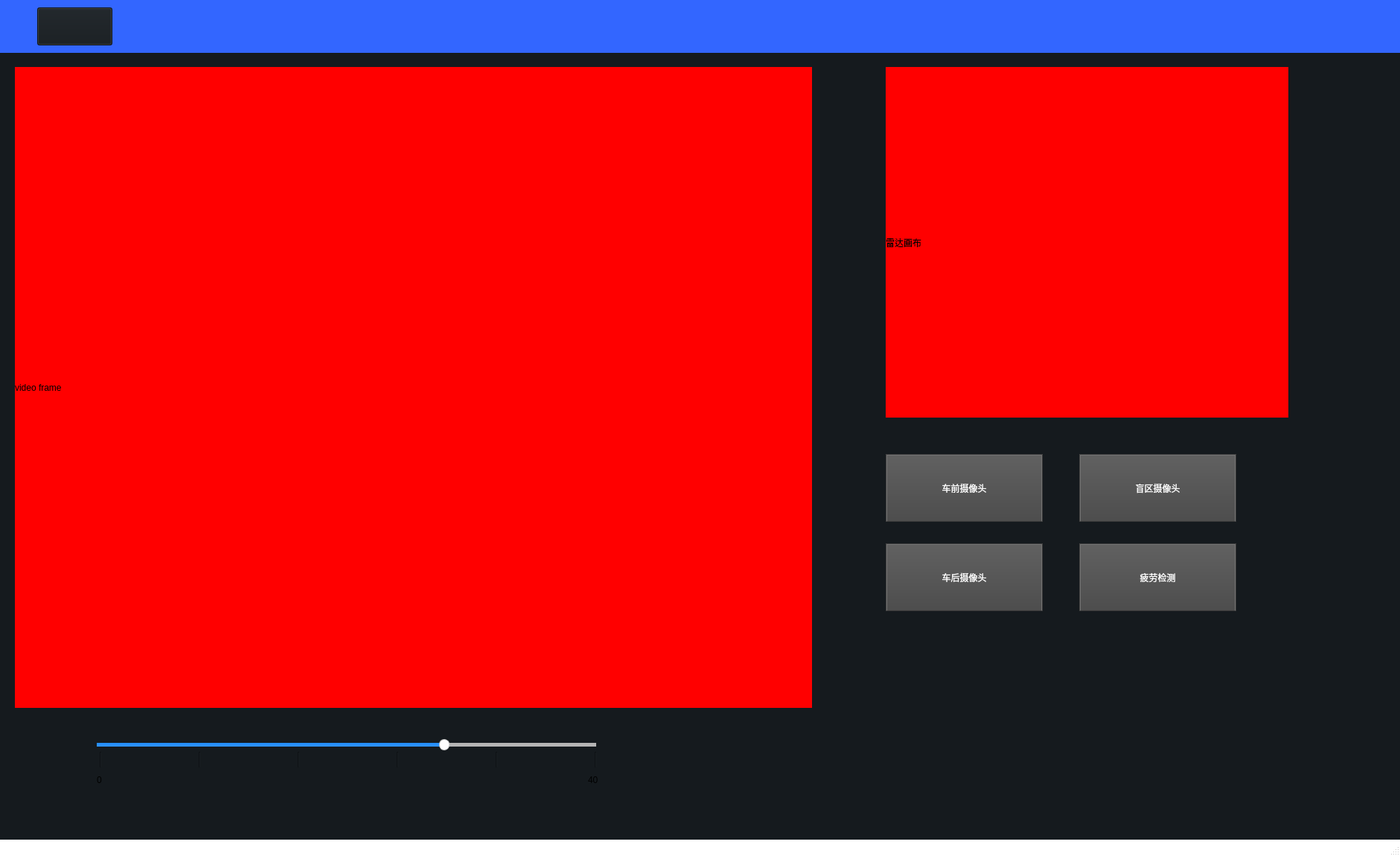
<?xml version="1.0" encoding="UTF-8"?>
<ui version="4.0">
 <class>MainWindow</class>
 <widget class="QMainWindow" name="MainWindow">
  <property name="geometry">
   <rect>
    <x>0</x>
    <y>0</y>
    <width>1881</width>
    <height>1150</height>
   </rect>
  </property>
  <property name="windowTitle">
   <string>MainWindow</string>
  </property>
  <property name="styleSheet">
   <string notr="true">QMainWindow {
background-color:white
}</string>
  </property>
  <widget class="QWidget" name="centralwidget">
   <property name="styleSheet">
    <string notr="true">
QWidget {
	background-color:#151a1e;
	border-image:url(./background.jpg)
	color: rgb(240, 240, 240);
	border-color: rgb(58, 58, 58);
}

QMainWindow {
	background-color:#151a1e;
}</string>
   </property>
   <widget class="QLabel" name="label">
    <property name="geometry">
     <rect>
      <x>20</x>
      <y>90</y>
      <width>1071</width>
      <height>861</height>
     </rect>
    </property>
    <property name="styleSheet">
     <string notr="true">QLabel{background-color:red}</string>
    </property>
    <property name="text">
     <string>video frame</string>
    </property>
   </widget>
   <widget class="QPushButton" name="pushButton_2">
    <property name="geometry">
     <rect>
      <x>1190</x>
      <y>730</y>
      <width>211</width>
      <height>91</height>
     </rect>
    </property>
    <property name="styleSheet">
     <string notr="true">
QPushButton{
	border-style: outset;
	border-width: 2px;
	border-top-color: qlineargradient(spread:pad, x1:0.5, y1:0.6, x2:0.5, y2:0.4, stop:0 rgba(115, 115, 115, 255), stop:1 rgba(62, 62, 62, 255));
	border-right-color: qlineargradient(spread:pad, x1:0.4, y1:0.5, x2:0.6, y2:0.5, stop:0 rgba(115, 115, 115, 255), stop:1 rgba(62, 62, 62, 255));
	border-left-color: qlineargradient(spread:pad, x1:0.6, y1:0.5, x2:0.4, y2:0.5, stop:0 rgba(115, 115, 115, 255), stop:1 rgba(62, 62, 62, 255));
	border-bottom-color: rgb(58, 58, 58);
	border-bottom-width: 1px;
	border-style: solid;
	color: rgb(255, 255, 255);
	padding: 6px;
	background-color: qlineargradient(spread:pad, x1:0.5, y1:1, x2:0.5, y2:0, stop:0 rgba(77, 77, 77, 255), stop:1 rgba(97, 97, 97, 255));
}

QPushButton:hover{
	border-style: outset;
	border-width: 2px;
	border-top-color: qlineargradient(spread:pad, x1:0.5, y1:0.6, x2:0.5, y2:0.4, stop:0 rgba(180, 180, 180, 255), stop:1 rgba(110, 110, 110, 255));
	border-right-color: qlineargradient(spread:pad, x1:0.4, y1:0.5, x2:0.6, y2:0.5, stop:0 rgba(180, 180, 180, 255), stop:1 rgba(110, 110, 110, 255));
	border-left-color: qlineargradient(spread:pad, x1:0.6, y1:0.5, x2:0.4, y2:0.5, stop:0 rgba(180, 180, 180, 255), stop:1 rgba(110, 110, 110, 255));
	border-bottom-color: rgb(115, 115, 115);
	border-bottom-width: 1px;
	border-style: solid;
	color: rgb(255, 255, 255);
	padding: 6px;
	background-color: qlineargradient(spread:pad, x1:0.5, y1:1, x2:0.5, y2:0, stop:0 rgba(107, 107, 107, 255), stop:1 rgba(157, 157, 157, 255));
}

QPushButton:pressed{
	border-style: outset;
	border-width: 2px;
	border-top-color: qlineargradient(spread:pad, x1:0.5, y1:0.6, x2:0.5, y2:0.4, stop:0 rgba(62, 62, 62, 255), stop:1 rgba(22, 22, 22, 255));
	border-right-color: qlineargradient(spread:pad, x1:0.4, y1:0.5, x2:0.6, y2:0.5, stop:0 rgba(115, 115, 115, 255), stop:1 rgba(62, 62, 62, 255));
	border-left-color: qlineargradient(spread:pad, x1:0.6, y1:0.5, x2:0.4, y2:0.5, stop:0 rgba(115, 115, 115, 255), stop:1 rgba(62, 62, 62, 255));
	border-bottom-color: rgb(58, 58, 58);
	border-bottom-width: 1px;
	border-style: solid;
	color: rgb(255, 255, 255);
	padding: 6px;
	background-color: qlineargradient(spread:pad, x1:0.5, y1:1, x2:0.5, y2:0, stop:0 rgba(77, 77, 77, 255), stop:1 rgba(97, 97, 97, 255));
}
</string>
    </property>
    <property name="text">
     <string>车后摄像头</string>
    </property>
   </widget>
   <widget class="QSlider" name="horizontalSlider">
    <property name="geometry">
     <rect>
      <x>130</x>
      <y>990</y>
      <width>671</width>
      <height>20</height>
     </rect>
    </property>
    <property name="styleSheet">
     <string notr="true">
QSlider::groove:horizontal {
	height: 5px;
	background-color: qlineargradient(spread:pad, x1:0.5, y1:1, x2:0.5, y2:0, stop:0 rgba(49, 147, 250, 255), stop:1 rgba(34, 142, 255, 255));
}
QSlider::groove:vertical {
	width: 5px;
	background-color: qlineargradient(spread:pad, x1:0.5, y1:1, x2:0.5, y2:0, stop:0 rgba(49, 147, 250, 255), stop:1 rgba(34, 142, 255, 255));
}
QSlider::handle:horizontal {
	background: rgb(253,253,253);
	border-style: solid;
	border-width: 1px;
	border-color: rgb(207,207,207);
	width: 12px;
	margin: -5px 0;
	border-radius: 7px;
}
QSlider::handle:vertical {
	background: rgb(253,253,253);
	border-style: solid;
	border-width: 1px;
	border-color: rgb(207,207,207);
	height: 12px;
	margin: 0 -5px;
	border-radius: 7px;
}
QSlider::add-page:horizontal {
    background: rgb(181,181,181);
}
QSlider::add-page:vertical {
    background: rgb(181,181,181);
}
QSlider::sub-page:horizontal {
    background-color: qlineargradient(spread:pad, x1:0.5, y1:1, x2:0.5, y2:0, stop:0 rgba(49, 147, 250, 255), stop:1 rgba(34, 142, 255, 255));
}
QSlider::sub-page:vertical {
    background-color: qlineargradient(spread:pad, y1:0.5, x1:1, y2:0.5, x2:0, stop:0 rgba(49, 147, 250, 255), stop:1 rgba(34, 142, 255, 255));
}</string>
    </property>
    <property name="maximum">
     <number>1000</number>
    </property>
    <property name="value">
     <number>700</number>
    </property>
    <property name="orientation">
     <enum>Qt::Horizontal</enum>
    </property>
    <property name="tickPosition">
     <enum>QSlider::TicksBelow</enum>
    </property>
    <property name="tickInterval">
     <number>20</number>
    </property>
   </widget>
   <widget class="QPushButton" name="pushButton_3">
    <property name="geometry">
     <rect>
      <x>1190</x>
      <y>610</y>
      <width>211</width>
      <height>91</height>
     </rect>
    </property>
    <property name="styleSheet">
     <string notr="true">
QPushButton{
	border-style: outset;
	border-width: 2px;
	border-top-color: qlineargradient(spread:pad, x1:0.5, y1:0.6, x2:0.5, y2:0.4, stop:0 rgba(115, 115, 115, 255), stop:1 rgba(62, 62, 62, 255));
	border-right-color: qlineargradient(spread:pad, x1:0.4, y1:0.5, x2:0.6, y2:0.5, stop:0 rgba(115, 115, 115, 255), stop:1 rgba(62, 62, 62, 255));
	border-left-color: qlineargradient(spread:pad, x1:0.6, y1:0.5, x2:0.4, y2:0.5, stop:0 rgba(115, 115, 115, 255), stop:1 rgba(62, 62, 62, 255));
	border-bottom-color: rgb(58, 58, 58);
	border-bottom-width: 1px;
	border-style: solid;
	color: rgb(255, 255, 255);
	padding: 6px;
	background-color: qlineargradient(spread:pad, x1:0.5, y1:1, x2:0.5, y2:0, stop:0 rgba(77, 77, 77, 255), stop:1 rgba(97, 97, 97, 255));
}

QPushButton:hover{
	border-style: outset;
	border-width: 2px;
	border-top-color: qlineargradient(spread:pad, x1:0.5, y1:0.6, x2:0.5, y2:0.4, stop:0 rgba(180, 180, 180, 255), stop:1 rgba(110, 110, 110, 255));
	border-right-color: qlineargradient(spread:pad, x1:0.4, y1:0.5, x2:0.6, y2:0.5, stop:0 rgba(180, 180, 180, 255), stop:1 rgba(110, 110, 110, 255));
	border-left-color: qlineargradient(spread:pad, x1:0.6, y1:0.5, x2:0.4, y2:0.5, stop:0 rgba(180, 180, 180, 255), stop:1 rgba(110, 110, 110, 255));
	border-bottom-color: rgb(115, 115, 115);
	border-bottom-width: 1px;
	border-style: solid;
	color: rgb(255, 255, 255);
	padding: 6px;
	background-color: qlineargradient(spread:pad, x1:0.5, y1:1, x2:0.5, y2:0, stop:0 rgba(107, 107, 107, 255), stop:1 rgba(157, 157, 157, 255));
}

QPushButton:pressed{
	border-style: outset;
	border-width: 2px;
	border-top-color: qlineargradient(spread:pad, x1:0.5, y1:0.6, x2:0.5, y2:0.4, stop:0 rgba(62, 62, 62, 255), stop:1 rgba(22, 22, 22, 255));
	border-right-color: qlineargradient(spread:pad, x1:0.4, y1:0.5, x2:0.6, y2:0.5, stop:0 rgba(115, 115, 115, 255), stop:1 rgba(62, 62, 62, 255));
	border-left-color: qlineargradient(spread:pad, x1:0.6, y1:0.5, x2:0.4, y2:0.5, stop:0 rgba(115, 115, 115, 255), stop:1 rgba(62, 62, 62, 255));
	border-bottom-color: rgb(58, 58, 58);
	border-bottom-width: 1px;
	border-style: solid;
	color: rgb(255, 255, 255);
	padding: 6px;
	background-color: qlineargradient(spread:pad, x1:0.5, y1:1, x2:0.5, y2:0, stop:0 rgba(77, 77, 77, 255), stop:1 rgba(97, 97, 97, 255));
}
</string>
    </property>
    <property name="text">
     <string>车前摄像头</string>
    </property>
   </widget>
   <widget class="QLabel" name="label_2">
    <property name="geometry">
     <rect>
      <x>1190</x>
      <y>90</y>
      <width>541</width>
      <height>471</height>
     </rect>
    </property>
    <property name="styleSheet">
     <string notr="true">QLabel{background-color:red}</string>
    </property>
    <property name="text">
     <string>雷达画布</string>
    </property>
   </widget>
   <widget class="QLabel" name="label_3">
    <property name="geometry">
     <rect>
      <x>-110</x>
      <y>0</y>
      <width>2251</width>
      <height>71</height>
     </rect>
    </property>
    <property name="styleSheet">
     <string notr="true">QLabel{background-color:#3366ff}</string>
    </property>
    <property name="text">
     <string>TextLabel</string>
    </property>
   </widget>
   <widget class="QPushButton" name="pushButton_4">
    <property name="geometry">
     <rect>
      <x>1450</x>
      <y>610</y>
      <width>211</width>
      <height>91</height>
     </rect>
    </property>
    <property name="styleSheet">
     <string notr="true">
QPushButton{
	border-style: outset;
	border-width: 2px;
	border-top-color: qlineargradient(spread:pad, x1:0.5, y1:0.6, x2:0.5, y2:0.4, stop:0 rgba(115, 115, 115, 255), stop:1 rgba(62, 62, 62, 255));
	border-right-color: qlineargradient(spread:pad, x1:0.4, y1:0.5, x2:0.6, y2:0.5, stop:0 rgba(115, 115, 115, 255), stop:1 rgba(62, 62, 62, 255));
	border-left-color: qlineargradient(spread:pad, x1:0.6, y1:0.5, x2:0.4, y2:0.5, stop:0 rgba(115, 115, 115, 255), stop:1 rgba(62, 62, 62, 255));
	border-bottom-color: rgb(58, 58, 58);
	border-bottom-width: 1px;
	border-style: solid;
	color: rgb(255, 255, 255);
	padding: 6px;
	background-color: qlineargradient(spread:pad, x1:0.5, y1:1, x2:0.5, y2:0, stop:0 rgba(77, 77, 77, 255), stop:1 rgba(97, 97, 97, 255));
}

QPushButton:hover{
	border-style: outset;
	border-width: 2px;
	border-top-color: qlineargradient(spread:pad, x1:0.5, y1:0.6, x2:0.5, y2:0.4, stop:0 rgba(180, 180, 180, 255), stop:1 rgba(110, 110, 110, 255));
	border-right-color: qlineargradient(spread:pad, x1:0.4, y1:0.5, x2:0.6, y2:0.5, stop:0 rgba(180, 180, 180, 255), stop:1 rgba(110, 110, 110, 255));
	border-left-color: qlineargradient(spread:pad, x1:0.6, y1:0.5, x2:0.4, y2:0.5, stop:0 rgba(180, 180, 180, 255), stop:1 rgba(110, 110, 110, 255));
	border-bottom-color: rgb(115, 115, 115);
	border-bottom-width: 1px;
	border-style: solid;
	color: rgb(255, 255, 255);
	padding: 6px;
	background-color: qlineargradient(spread:pad, x1:0.5, y1:1, x2:0.5, y2:0, stop:0 rgba(107, 107, 107, 255), stop:1 rgba(157, 157, 157, 255));
}

QPushButton:pressed{
	border-style: outset;
	border-width: 2px;
	border-top-color: qlineargradient(spread:pad, x1:0.5, y1:0.6, x2:0.5, y2:0.4, stop:0 rgba(62, 62, 62, 255), stop:1 rgba(22, 22, 22, 255));
	border-right-color: qlineargradient(spread:pad, x1:0.4, y1:0.5, x2:0.6, y2:0.5, stop:0 rgba(115, 115, 115, 255), stop:1 rgba(62, 62, 62, 255));
	border-left-color: qlineargradient(spread:pad, x1:0.6, y1:0.5, x2:0.4, y2:0.5, stop:0 rgba(115, 115, 115, 255), stop:1 rgba(62, 62, 62, 255));
	border-bottom-color: rgb(58, 58, 58);
	border-bottom-width: 1px;
	border-style: solid;
	color: rgb(255, 255, 255);
	padding: 6px;
	background-color: qlineargradient(spread:pad, x1:0.5, y1:1, x2:0.5, y2:0, stop:0 rgba(77, 77, 77, 255), stop:1 rgba(97, 97, 97, 255));
}
</string>
    </property>
    <property name="text">
     <string>盲区摄像头</string>
    </property>
   </widget>
   <widget class="QWidget" name="gridLayoutWidget">
    <property name="geometry">
     <rect>
      <x>10</x>
      <y>1010</y>
      <width>921</width>
      <height>21</height>
     </rect>
    </property>
    <layout class="QGridLayout" name="gridLayout">
     <item row="0" column="4">
      <widget class="Line" name="line_5">
       <property name="orientation">
        <enum>Qt::Vertical</enum>
       </property>
      </widget>
     </item>
     <item row="0" column="0">
      <widget class="Line" name="line">
       <property name="orientation">
        <enum>Qt::Vertical</enum>
       </property>
      </widget>
     </item>
     <item row="0" column="2">
      <widget class="Line" name="line_3">
       <property name="orientation">
        <enum>Qt::Vertical</enum>
       </property>
      </widget>
     </item>
     <item row="0" column="1">
      <widget class="Line" name="line_2">
       <property name="orientation">
        <enum>Qt::Vertical</enum>
       </property>
      </widget>
     </item>
     <item row="0" column="3">
      <widget class="Line" name="line_4">
       <property name="orientation">
        <enum>Qt::Vertical</enum>
       </property>
      </widget>
     </item>
     <item row="0" column="5">
      <widget class="Line" name="line_6">
       <property name="orientation">
        <enum>Qt::Vertical</enum>
       </property>
      </widget>
     </item>
    </layout>
   </widget>
   <widget class="QLabel" name="label_4">
    <property name="geometry">
     <rect>
      <x>130</x>
      <y>1040</y>
      <width>16</width>
      <height>16</height>
     </rect>
    </property>
    <property name="text">
     <string>0</string>
    </property>
   </widget>
   <widget class="QLabel" name="label_6">
    <property name="geometry">
     <rect>
      <x>790</x>
      <y>1040</y>
      <width>21</width>
      <height>16</height>
     </rect>
    </property>
    <property name="text">
     <string>40</string>
    </property>
   </widget>
   <widget class="QPushButton" name="pushButton_5">
    <property name="geometry">
     <rect>
      <x>1450</x>
      <y>730</y>
      <width>211</width>
      <height>91</height>
     </rect>
    </property>
    <property name="styleSheet">
     <string notr="true">
QPushButton{
	border-style: outset;
	border-width: 2px;
	border-top-color: qlineargradient(spread:pad, x1:0.5, y1:0.6, x2:0.5, y2:0.4, stop:0 rgba(115, 115, 115, 255), stop:1 rgba(62, 62, 62, 255));
	border-right-color: qlineargradient(spread:pad, x1:0.4, y1:0.5, x2:0.6, y2:0.5, stop:0 rgba(115, 115, 115, 255), stop:1 rgba(62, 62, 62, 255));
	border-left-color: qlineargradient(spread:pad, x1:0.6, y1:0.5, x2:0.4, y2:0.5, stop:0 rgba(115, 115, 115, 255), stop:1 rgba(62, 62, 62, 255));
	border-bottom-color: rgb(58, 58, 58);
	border-bottom-width: 1px;
	border-style: solid;
	color: rgb(255, 255, 255);
	padding: 6px;
	background-color: qlineargradient(spread:pad, x1:0.5, y1:1, x2:0.5, y2:0, stop:0 rgba(77, 77, 77, 255), stop:1 rgba(97, 97, 97, 255));
}

QPushButton:hover{
	border-style: outset;
	border-width: 2px;
	border-top-color: qlineargradient(spread:pad, x1:0.5, y1:0.6, x2:0.5, y2:0.4, stop:0 rgba(180, 180, 180, 255), stop:1 rgba(110, 110, 110, 255));
	border-right-color: qlineargradient(spread:pad, x1:0.4, y1:0.5, x2:0.6, y2:0.5, stop:0 rgba(180, 180, 180, 255), stop:1 rgba(110, 110, 110, 255));
	border-left-color: qlineargradient(spread:pad, x1:0.6, y1:0.5, x2:0.4, y2:0.5, stop:0 rgba(180, 180, 180, 255), stop:1 rgba(110, 110, 110, 255));
	border-bottom-color: rgb(115, 115, 115);
	border-bottom-width: 1px;
	border-style: solid;
	color: rgb(255, 255, 255);
	padding: 6px;
	background-color: qlineargradient(spread:pad, x1:0.5, y1:1, x2:0.5, y2:0, stop:0 rgba(107, 107, 107, 255), stop:1 rgba(157, 157, 157, 255));
}

QPushButton:pressed{
	border-style: outset;
	border-width: 2px;
	border-top-color: qlineargradient(spread:pad, x1:0.5, y1:0.6, x2:0.5, y2:0.4, stop:0 rgba(62, 62, 62, 255), stop:1 rgba(22, 22, 22, 255));
	border-right-color: qlineargradient(spread:pad, x1:0.4, y1:0.5, x2:0.6, y2:0.5, stop:0 rgba(115, 115, 115, 255), stop:1 rgba(62, 62, 62, 255));
	border-left-color: qlineargradient(spread:pad, x1:0.6, y1:0.5, x2:0.4, y2:0.5, stop:0 rgba(115, 115, 115, 255), stop:1 rgba(62, 62, 62, 255));
	border-bottom-color: rgb(58, 58, 58);
	border-bottom-width: 1px;
	border-style: solid;
	color: rgb(255, 255, 255);
	padding: 6px;
	background-color: qlineargradient(spread:pad, x1:0.5, y1:1, x2:0.5, y2:0, stop:0 rgba(77, 77, 77, 255), stop:1 rgba(97, 97, 97, 255));
}
</string>
    </property>
    <property name="text">
     <string>疲劳检测</string>
    </property>
   </widget>
   <widget class="QPushButton" name="pushButton">
    <property name="geometry">
     <rect>
      <x>50</x>
      <y>10</y>
      <width>101</width>
      <height>51</height>
     </rect>
    </property>
    <property name="text">
     <string/>
    </property>
    <property name="icon">
     <iconset>
      <normaloff>Exit.png</normaloff>Exit.png</iconset>
    </property>
    <property name="iconSize">
     <size>
      <width>70</width>
      <height>70</height>
     </size>
    </property>
   </widget>
  </widget>
  <widget class="QMenuBar" name="menubar">
   <property name="geometry">
    <rect>
     <x>0</x>
     <y>0</y>
     <width>1881</width>
     <height>26</height>
    </rect>
   </property>
  </widget>
  <widget class="QStatusBar" name="statusbar"/>
 </widget>
 <resources/>
 <connections>
  <connection>
   <sender>pushButton_2</sender>
   <signal>clicked()</signal>
   <receiver>MainWindow</receiver>
   <slot>back_camera()</slot>
   <hints>
    <hint type="sourcelabel">
     <x>1190</x>
     <y>846</y>
    </hint>
    <hint type="destinationlabel">
     <x>1354</x>
     <y>694</y>
    </hint>
   </hints>
  </connection>
  <connection>
   <sender>pushButton_3</sender>
   <signal>clicked()</signal>
   <receiver>MainWindow</receiver>
   <slot>front_camera()</slot>
   <hints>
    <hint type="sourcelabel">
     <x>1190</x>
     <y>726</y>
    </hint>
    <hint type="destinationlabel">
     <x>1284</x>
     <y>298</y>
    </hint>
   </hints>
  </connection>
  <connection>
   <sender>horizontalSlider</sender>
   <signal>sliderMoved(int)</signal>
   <receiver>MainWindow</receiver>
   <slot>slider_moved()</slot>
   <hints>
    <hint type="sourcelabel">
     <x>398</x>
     <y>1016</y>
    </hint>
    <hint type="destinationlabel">
     <x>815</x>
     <y>840</y>
    </hint>
   </hints>
  </connection>
  <connection>
   <sender>pushButton_4</sender>
   <signal>clicked()</signal>
   <receiver>MainWindow</receiver>
   <slot>blind_camera()</slot>
   <hints>
    <hint type="sourcelabel">
     <x>1492</x>
     <y>716</y>
    </hint>
    <hint type="destinationlabel">
     <x>1146</x>
     <y>950</y>
    </hint>
   </hints>
  </connection>
  <connection>
   <sender>pushButton_5</sender>
   <signal>clicked()</signal>
   <receiver>MainWindow</receiver>
   <slot>detect_is_sleep()</slot>
   <hints>
    <hint type="sourcelabel">
     <x>1569</x>
     <y>809</y>
    </hint>
    <hint type="destinationlabel">
     <x>1715</x>
     <y>934</y>
    </hint>
   </hints>
  </connection>
  <connection>
   <sender>pushButton</sender>
   <signal>clicked()</signal>
   <receiver>MainWindow</receiver>
   <slot>exit_button()</slot>
   <hints>
    <hint type="sourcelabel">
     <x>115</x>
     <y>55</y>
    </hint>
    <hint type="destinationlabel">
     <x>11</x>
     <y>212</y>
    </hint>
   </hints>
  </connection>
 </connections>
 <slots>
  <slot>front_camera()</slot>
  <slot>back_camera()</slot>
  <slot>slider_moved()</slot>
  <slot>blind_camera()</slot>
  <slot>detect_is_sleep()</slot>
  <slot>exit_button()</slot>
 </slots>
</ui>
